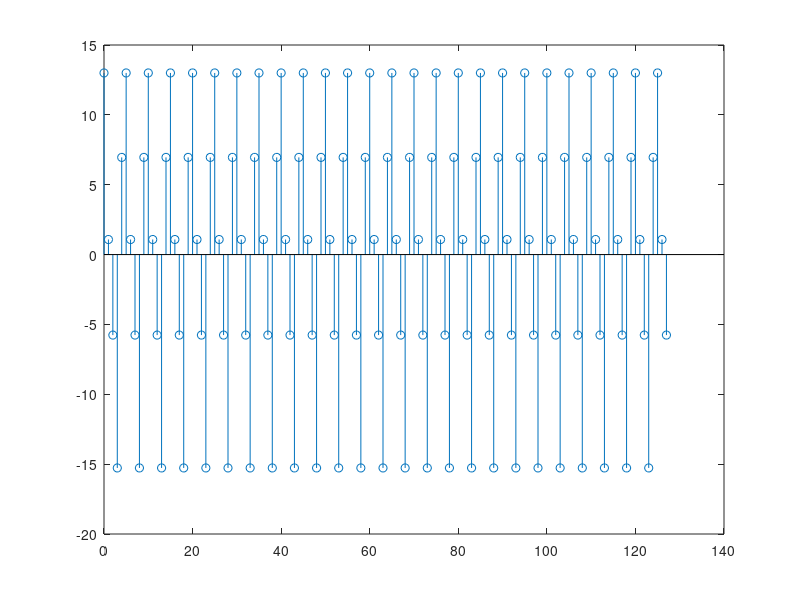

This chart was generated by the following MATLAB code:
f1=1000;
f2=3000;
f3=6000;
%Tan so Nyquist=2*Tan so lon nhat
%=> fN=2*6000=12000(Hz).
fs=5000;
n=0:127;
x=3*cos(2000*pi*n/5000)+5*sin(6000*pi*n/5000)+10*cos(12000*pi*n/5000);
stem(n,x);